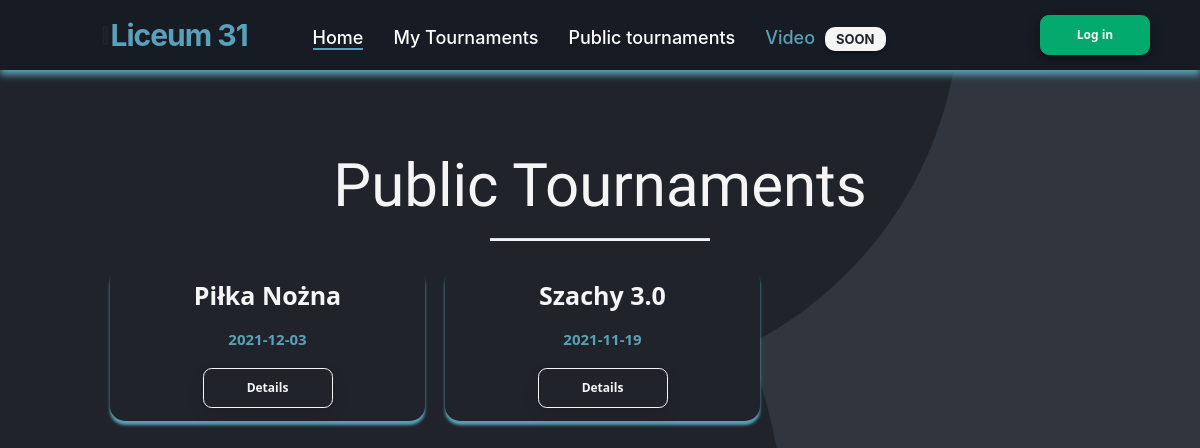
The page /public-tournaments on the database its author committed.
### website/models.py (models this page shows)
class Tournament(db.Model):
    id = db.Column(db.Integer,primary_key=True)
    user_id = db.Column(db.Integer,db.ForeignKey('user.id'))
    name = db.Column(db.String(150))
    date = db.Column(db.Date)
    location = db.Column(db.String(150))
    discipline = db.Column(db.String(150))
    type = db.Column(db.String(150))
    movielink = db.Column(db.String(150))
    status = db.Column(db.String(150), default="upcoming")
    is_public = db.Column(db.Boolean(),default=False)
    current_round_number = db.Column(db.Integer(),default=0)
    max_rounds = db.Column(db.Integer())
    edited_dual_id = db.Column(db.Integer())
    rounds = db.relationship('Round')
    duals = db.relationship('Dual')
    opponents = db.relationship('Opponent')
    standings = db.relationship('Standing')

### website/views.py (the view)
@views.route('/public-tournaments', methods=['GET', 'POST'])
def public_tournaments():
    tournaments=Tournament.query.filter_by(is_public=True).all()
    return render_template("public_tournaments.html", user=current_user, tournaments=tournaments)

### website/templates/public_tournaments.html
{% extends "base.html" %} {% block title %}Public Schedule{% endblock %} {% block content %}
<section class="video_box_container container_video">
    <br>
    <h3 align="center">Public Tournaments</h3>
    <hr style="width: 20%;" />
    <section style="display: flex; flex-wrap: wrap; align-items: center; margin-left: 50px;" class="container_contact ">
        {% for tournament in tournaments %}
        <div class="card ">
            <div align="center ">
                <h4 class="h4_video">{{tournament.name}}</h4>
                <h4 class="h4_date_video">{{tournament.date}}</h4>
                <a href="#">
                    <button id="btn" onClick="showPublicTournament({{tournament.id}}) " class="btn-video">Details</button>
                </a>
            </div>
        </div>
        {% endfor %}
    </section>
</section>
{% endblock %}

### website/static/style.css (style rules this page uses)
html { scroll-behavior: smooth; }
body { background-image: url("../static/bgp.png"); scroll-behavior: smooth; overflow: overlay; background-repeat: no-repeat; background-attachment: fixed; }
a { color: #fff; font-size: 18px; font-weight: 500; text-decoration: none; }
h4 { font-family: "Segoe UI", Tahoma, Geneva, Verdana, sans-serif; }
.h4_video { font-family: "Segoe UI", Tahoma, Geneva, Verdana, sans-serif; color: whitesmoke; font-size: 25px; font-weight: 700; margin: 10px; text-align: center; }
.h4_date_video { font-family: "Segoe UI", Tahoma, Geneva, Verdana, sans-serif; color: #5aa0ba; font-size: 15px; font-weight: 600; margin: 20px; }
h3 { color: whitesmoke; font-family: "Stick No Bills", sans-serif; font-size: 60px; }
hr { background-color: whitesmoke; height: 2px; }
.card { box-shadow: 0px 4px 3px #5aa0ba; transition: all 0.3s ease-out; width: auto; height: auto; background-color: #20242a; flex-basis: 30%; margin: 10px; border-radius: 15px; border: 3px solid #20242a; margin-bottom: 20px; }
.btn-video { background-color: transparent; border: 0; width: 130px; height: 40px; border-radius: 0.55rem; font-family: "Segoe UI", Tahoma, Geneva, Verdana, sans-serif; color: whitesmoke; font-size: 12px; font-weight: bold; outline: none; box-shadow: 0px 8px 15px rgba(0, 0, 0, 0.1); transition: 0.5s; backface-visibility: hidden; border: 1px solid whitesmoke; margin-bottom: 10px; }
.video_box_container { height: 250px; width: 1600px; border-radius: 40px; }
.container_video { width: 1100px; height: auto; margin: 0 auto; margin-top: 5%; }

### rows shown on the page
Tournament: name "Piłka Nożna", date "2021-12-03"
Tournament: name "Szachy 3.0", date "2021-11-19"
